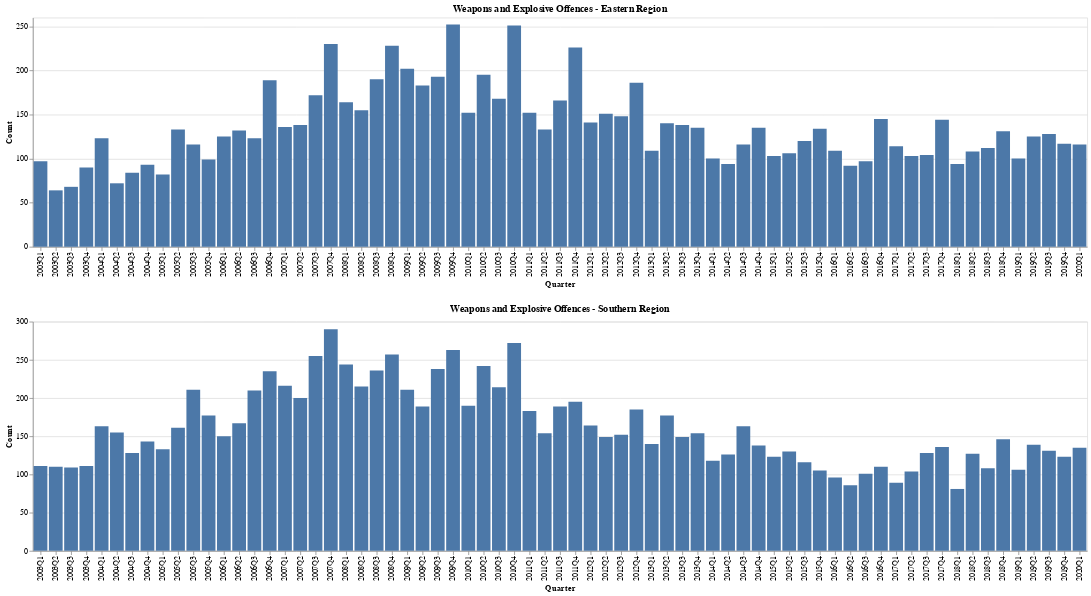

Notebook code for this chart:
### Code cell
chart_wae_east & chart_wae_south

### Figure 1 — Vega-Lite specification as saved in the notebook (floating-point values rounded to 4 significant figures)
{"config": {"view": {"continuousWidth": 400, "continuousHeight": 300}}, "vconcat": [{"data": {"name": "data-7f1abeb48d88e7c0fa8db9fee9967722"}, "mark": "bar", "encoding": {"x": {"type": "nominal", "field": "Quarter"}, "y": {"type": "quantitative", "field": "Count"}}, "title": "Weapons and Explosive Offences - Eastern Region"}, {"data": {"name": "data-318e5c4974f5d73db6e14c6dfc784367"}, "mark": "bar", "encoding": {"x": {"type": "nominal", "field": "Quarter"}, "y": {"type": "quantitative", "field": "Count"}}, "title": "Weapons and Explosive Offences - Southern Region"}], "$schema": "https://vega.github.io/schema/vega-lite/v4.8.1.json", "datasets": {"data-7f1abeb48d88e7c0fa8db9fee9967722": [{"Quarter": "2003Q1", "Count": 97}, {"Quarter": "2003Q2", "Count": 64}, {"Quarter": "2003Q3", "Count": 68}, {"Quarter": "2003Q4", "Count": 90}, {"Quarter": "2004Q1", "Count": 123}, {"Quarter": "2004Q2", "Count": 72}, {"Quarter": "2004Q3", "Count": 84}, {"Quarter": "2004Q4", "Count": 93}, {"Quarter": "2005Q1", "Count": 82}, {"Quarter": "2005Q2", "Count": 133}, {"Quarter": "2005Q3", "Count": 116}, {"Quarter": "2005Q4", "Count": 99}, {"Quarter": "2006Q1", "Count": 125}, {"Quarter": "2006Q2", "Count": 132}, {"Quarter": "2006Q3", "Count": 123}, {"Quarter": "2006Q4", "Count": 189}, {"Quarter": "2007Q1", "Count": 136}, {"Quarter": "2007Q2", "Count": 138}, {"Quarter": "2007Q3", "Count": 172}, {"Quarter": "2007Q4", "Count": 230}, {"Quarter": "2008Q1", "Count": 164}, {"Quarter": "2008Q2", "Count": 155}, {"Quarter": "2008Q3", "Count": 190}, {"Quarter": "2008Q4", "Count": 228}, {"Quarter": "2009Q1", "Count": 202}, {"Quarter": "2009Q2", "Count": 183}, {"Quarter": "2009Q3", "Count": 193}, {"Quarter": "2009Q4", "Count": 252}, {"Quarter": "2010Q1", "Count": 152}, {"Quarter": "2010Q2", "Count": 195}, {"Quarter": "2010Q3", "Count": 168}, {"Quarter": "2010Q4", "Count": 251}, {"Quarter": "2011Q1", "Count": 152}, {"Quarter": "2011Q2", "Count": 133}, {"Quarter": "2011Q3", "Count": 166}, {"Quarter": "2011Q4", "Count": 226}, {"Quarter": "2012Q1", "Count": 141}, {"Quarter": "2012Q2", "Count": 151}, {"Quarter": "2012Q3", "Count": 148}, {"Quarter": "2012Q4", "Count": 186}, {"Quarter": "2013Q1", "Count": 109}, {"Quarter": "2013Q2", "Count": 140}, {"Quarter": "2013Q3", "Count": 138}, {"Quarter": "2013Q4", "Count": 135}, {"Quarter": "2014Q1", "Count": 100}, {"Quarter": "2014Q2", "Count": 94}, {"Quarter": "2014Q3", "Count": 116}, {"Quarter": "2014Q4", "Count": 135}, {"Quarter": "2015Q1", "Count": 103}, {"Quarter": "2015Q2", "Count": 106}, {"Quarter": "2015Q3", "Count": 120}, {"Quarter": "2015Q4", "Count": 134}, {"Quarter": "2016Q1", "Count": 109}, {"Quarter": "2016Q2", "Count": 92}, {"Quarter": "2016Q3", "Count": 97}, {"Quarter": "2016Q4", "Count": 145}, {"Quarter": "2017Q1", "Count": 114}, {"Quarter": "2017Q2", "Count": 103}, {"Quarter": "2017Q3", "Count": 104}, {"Quarter": "2017Q4", "Count": 144}, {"Quarter": "2018Q1", "Count": 94}, {"Quarter": "2018Q2", "Count": 108}, {"Quarter": "2018Q3", "Count": 112}, {"Quarter": "2018Q4", "Count": 131}, {"Quarter": "2019Q1", "Count": 100}, {"Quarter": "2019Q2", "Count": 125}, {"Quarter": "2019Q3", "Count": 128}, {"Quarter": "2019Q4", "Count": 117}, {"Quarter": "2020Q1", "Count": 116}], "data-318e5c4974f5d73db6e14c6dfc784367": [{"Quarter": "2003Q1", "Count": 111}, {"Quarter": "2003Q2", "Count": 110}, {"Quarter": "2003Q3", "Count": 109}, {"Quarter": "2003Q4", "Count": 111}, {"Quarter": "2004Q1", "Count": 163}, {"Quarter": "2004Q2", "Count": 155}, {"Quarter": "2004Q3", "Count": 128}, {"Quarter": "2004Q4", "Count": 143}, {"Quarter": "2005Q1", "Count": 133}, {"Quarter": "2005Q2", "Count": 161}, {"Quarter": "2005Q3", "Count": 211}, {"Quarter": "2005Q4", "Count": 177}, {"Quarter": "2006Q1", "Count": 150}, {"Quarter": "2006Q2", "Count": 167}, {"Quarter": "2006Q3", "Count": 210}, {"Quarter": "2006Q4", "Count": 235}, {"Quarter": "2007Q1", "Count": 216}, {"Quarter": "2007Q2", "Count": 200}, {"Quarter": "2007Q3", "Count": 255}, {"Quarter": "2007Q4", "Count": 290}, {"Quarter": "2008Q1", "Count": 244}, {"Quarter": "2008Q2", "Count": 215}, {"Quarter": "2008Q3", "Count": 236}, {"Quarter": "2008Q4", "Count": 257}, {"Quarter": "2009Q1", "Count": 211}, {"Quarter": "2009Q2", "Count": 189}, {"Quarter": "2009Q3", "Count": 238}, {"Quarter": "2009Q4", "Count": 263}, {"Quarter": "2010Q1", "Count": 190}, {"Quarter": "2010Q2", "Count": 242}, {"Quarter": "2010Q3", "Count": 214}, {"Quarter": "2010Q4", "Count": 272}, {"Quarter": "2011Q1", "Count": 183}, {"Quarter": "2011Q2", "Count": 154}, {"Quarter": "2011Q3", "Count": 189}, {"Quarter": "2011Q4", "Count": 195}, {"Quarter": "2012Q1", "Count": 164}, {"Quarter": "2012Q2", "Count": 149}, {"Quarter": "2012Q3", "Count": 152}, {"Quarter": "2012Q4", "Count": 185}, {"Quarter": "2013Q1", "Count": 140}, {"Quarter": "2013Q2", "Count": 177}, {"Quarter": "2013Q3", "Count": 149}, {"Quarter": "2013Q4", "Count": 154}, {"Quarter": "2014Q1", "Count": 118}, {"Quarter": "2014Q2", "Count": 126}, {"Quarter": "2014Q3", "Count": 163}, {"Quarter": "2014Q4", "Count": 138}, {"Quarter": "2015Q1", "Count": 123}, {"Quarter": "2015Q2", "Count": 130}, {"Quarter": "2015Q3", "Count": 116}, {"Quarter": "2015Q4", "Count": 105}, {"Quarter": "2016Q1", "Count": 96}, {"Quarter": "2016Q2", "Count": 86}, {"Quarter": "2016Q3", "Count": 101}, {"Quarter": "2016Q4", "Count": 110}, {"Quarter": "2017Q1", "Count": 89}, {"Quarter": "2017Q2", "Count": 104}, {"Quarter": "2017Q3", "Count": 128}, {"Quarter": "2017Q4", "Count": 136}, {"Quarter": "2018Q1", "Count": 81}, {"Quarter": "2018Q2", "Count": 127}, {"Quarter": "2018Q3", "Count": 108}, {"Quarter": "2018Q4", "Count": 146}, {"Quarter": "2019Q1", "Count": 106}, {"Quarter": "2019Q2", "Count": 139}, {"Quarter": "2019Q3", "Count": 131}, {"Quarter": "2019Q4", "Count": 123}, {"Quarter": "2020Q1", "Count": 135}]}}
